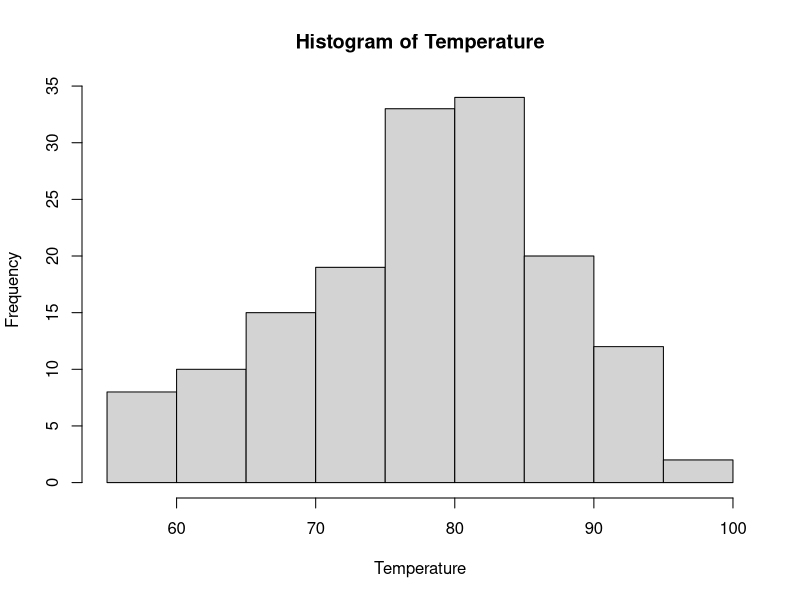
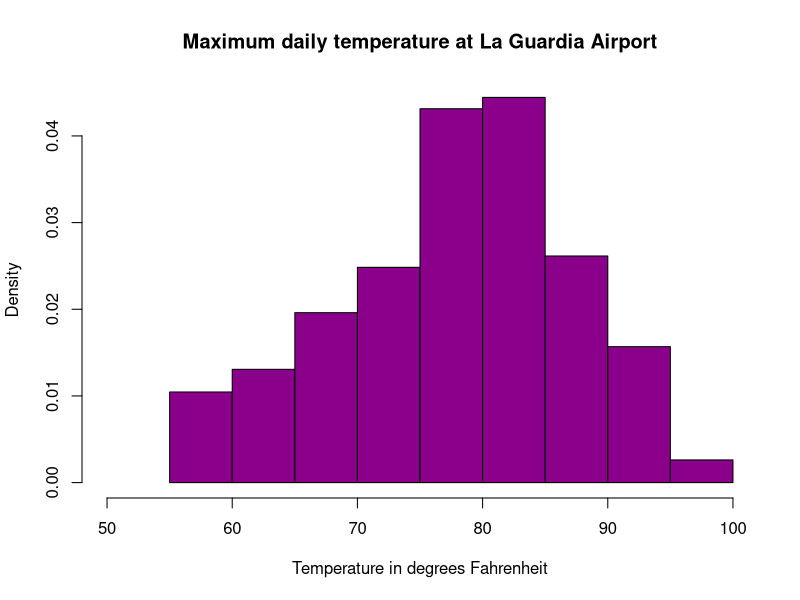
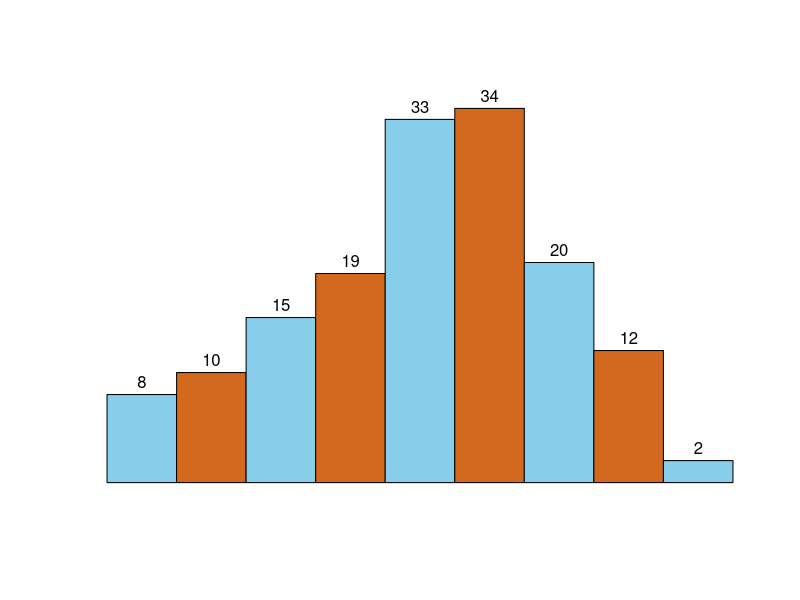
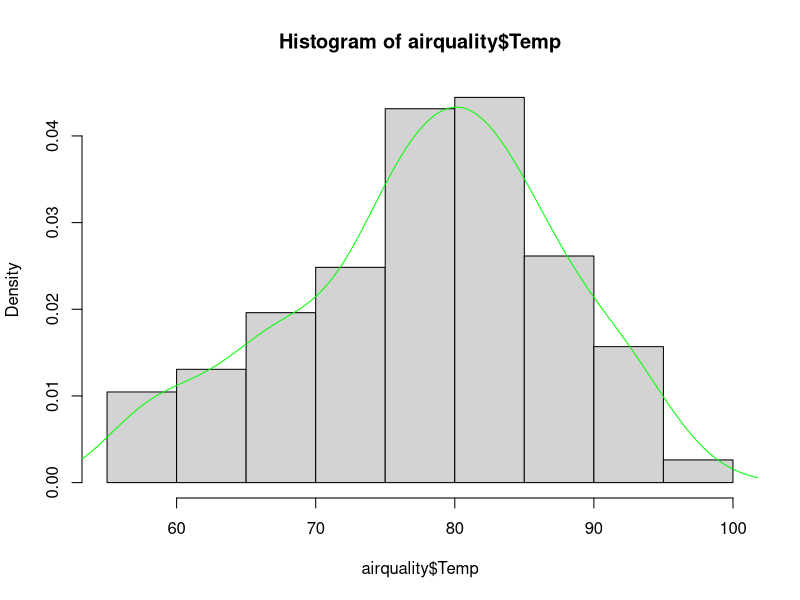

Here is the R script that generated these plots, in order:
str(airquality)
Temperature <- airquality$Temp
hist(Temperature)
hist(Temperature,
 main="Maximum daily temperature at La Guardia Airport",
 xlab="Temperature in degrees Fahrenheit",
 xlim=c(50,100),
 col="darkmagenta",
 freq=FALSE
)
hist(airquality$Temp,
 axes=FALSE,
 ann=FALSE,
 labels=TRUE,
 ylim=c(0,35),
 col=c("skyblue","chocolate"))
hist(airquality$Temp,prob=TRUE)
lines(density(airquality$Temp),col="green")